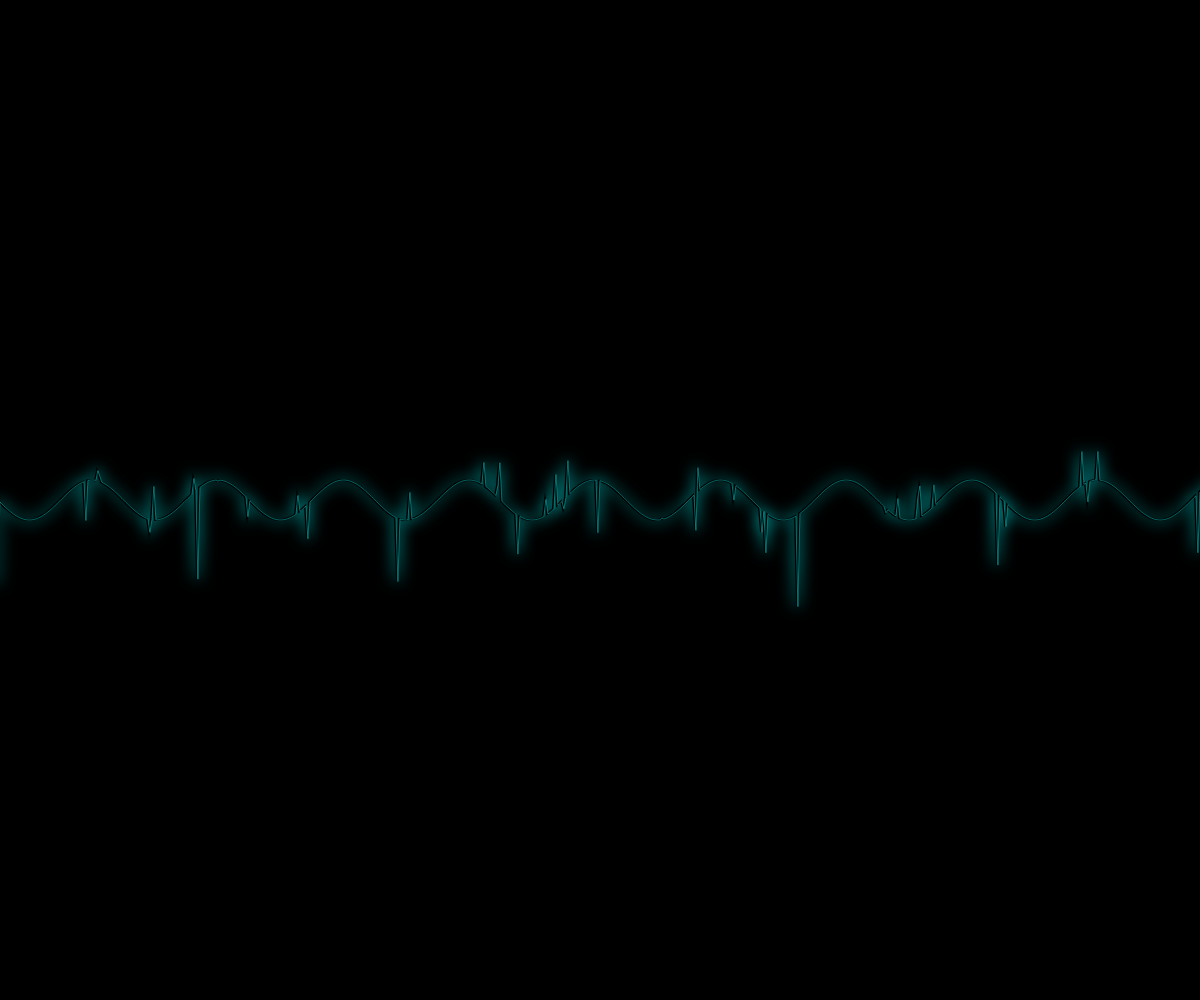
Frame 1 (no input)
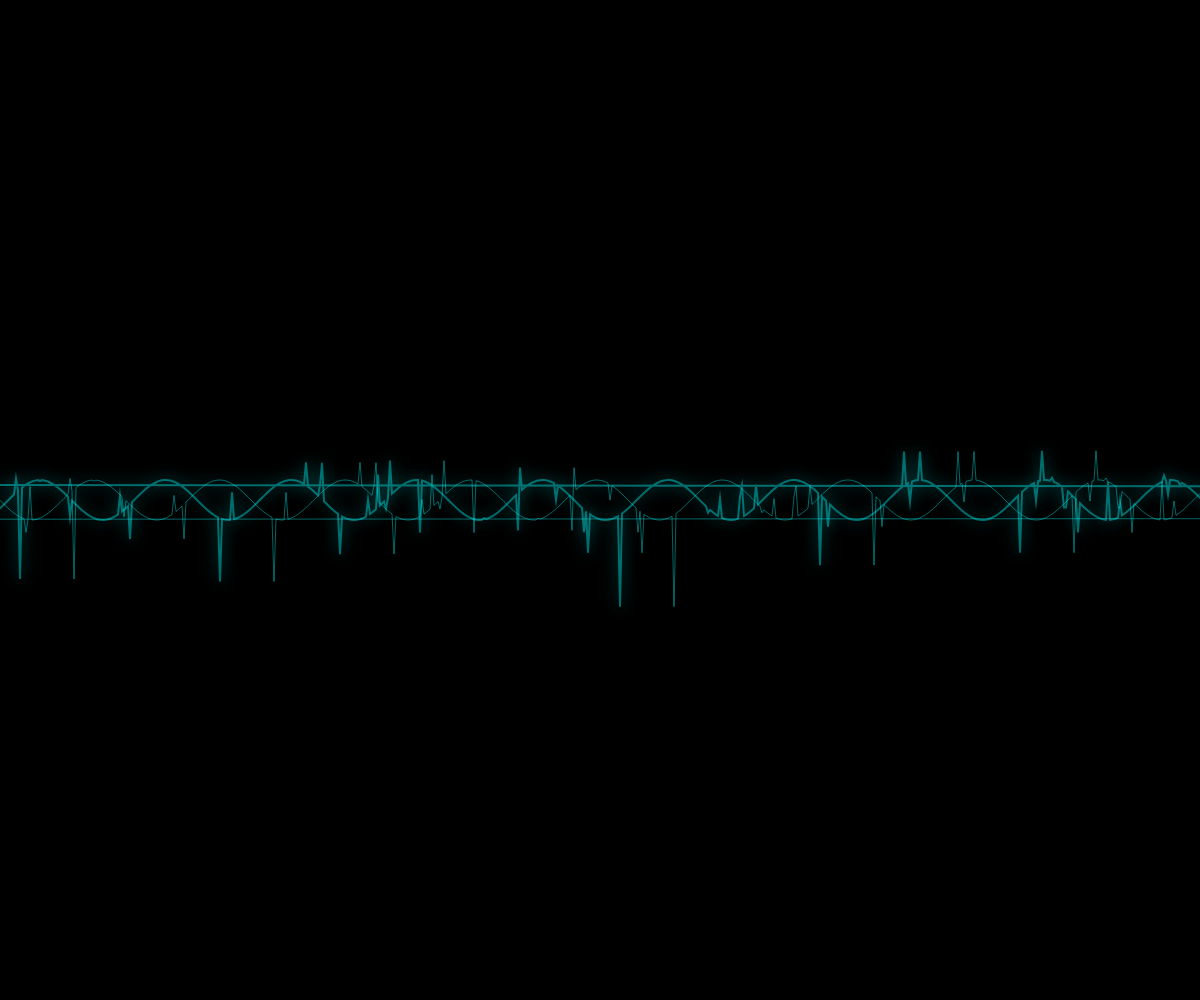
Frame 60 (no input)
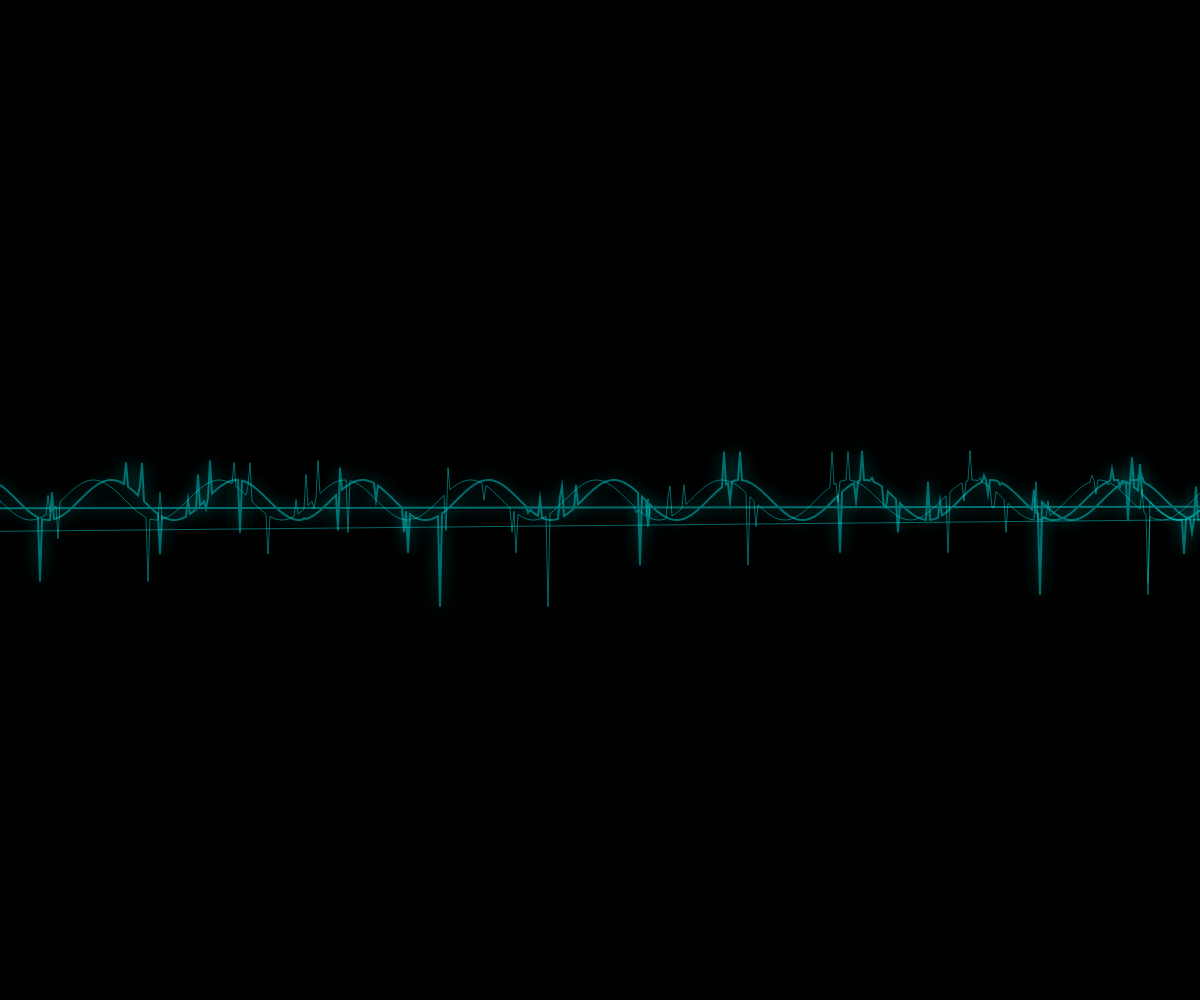
Frame 120 (the mouse pressed at the canvas centre since frame 60)

The p5.js sketch that drew these frames (run headless with seeded random() and noise() and a simulated clock; from frame 60 on, the mouse is pressed at the canvas centre):

// p5.js sketch
// ── sketch.js
let heartbeats = [];
let time = 0;

function setup() {
  createCanvas(windowWidth, windowHeight);
  
  // Generate a realistic EKG waveform with cyclical and uniform spikes
  for (let i = 0; i < 2000; i++) {
    let x = i * 2;
    let y = 0;
    
    // Main heartbeat peak - uniform and cyclical
    if (i % 100 === 0) {
      y += random(80, 120);
    }
    
    // Additional spikes for rhythmic pattern
    if (i % 50 === 0) {
      y += random(-30, -10);
    }
    
    // Smooth cyclical waves
    y += sin(i * 0.1) * 20;
    
    // Random irregularities for natural variation
    if (random() > 0.95) {
      y += random(-40, 40);
    }
    
    heartbeats.push({ x, y });
  }
}

function draw() {
  background(0);
  
  // Animate the scrolling effect
  time += 3;
  
  strokeWeight(2);
  noFill();
  
  // Draw main EKG line with glow
  drawingContext.shadowBlur = 15;
  drawingContext.shadowColor = color(0, 255, 255);
  
  beginShape();
  for (let i = 0; i < heartbeats.length; i++) {
    let x = heartbeats[i].x - time;
    let y = heartbeats[i].y;
    
    // Wrap around the canvas
    if (x < -100) x += width + 200;
    
    vertex(x, height/2 + y);
  }
  endShape();
  
  // Reset shadow
  drawingContext.shadowBlur = 0;
  
  // Draw a second, fainter line for more visual complexity
  stroke(0, 255, 255, 100);
  strokeWeight(1);
  
  beginShape();
  for (let i = 0; i < heartbeats.length; i++) {
    let x = heartbeats[i].x - time * 0.7;
    let y = heartbeats[i].y;
    
    if (x < -100) x += width + 200;
    
    vertex(x, height/2 + y);
  }
  endShape();
}

function windowResized() {
  resizeCanvas(windowWidth, windowHeight);
}
